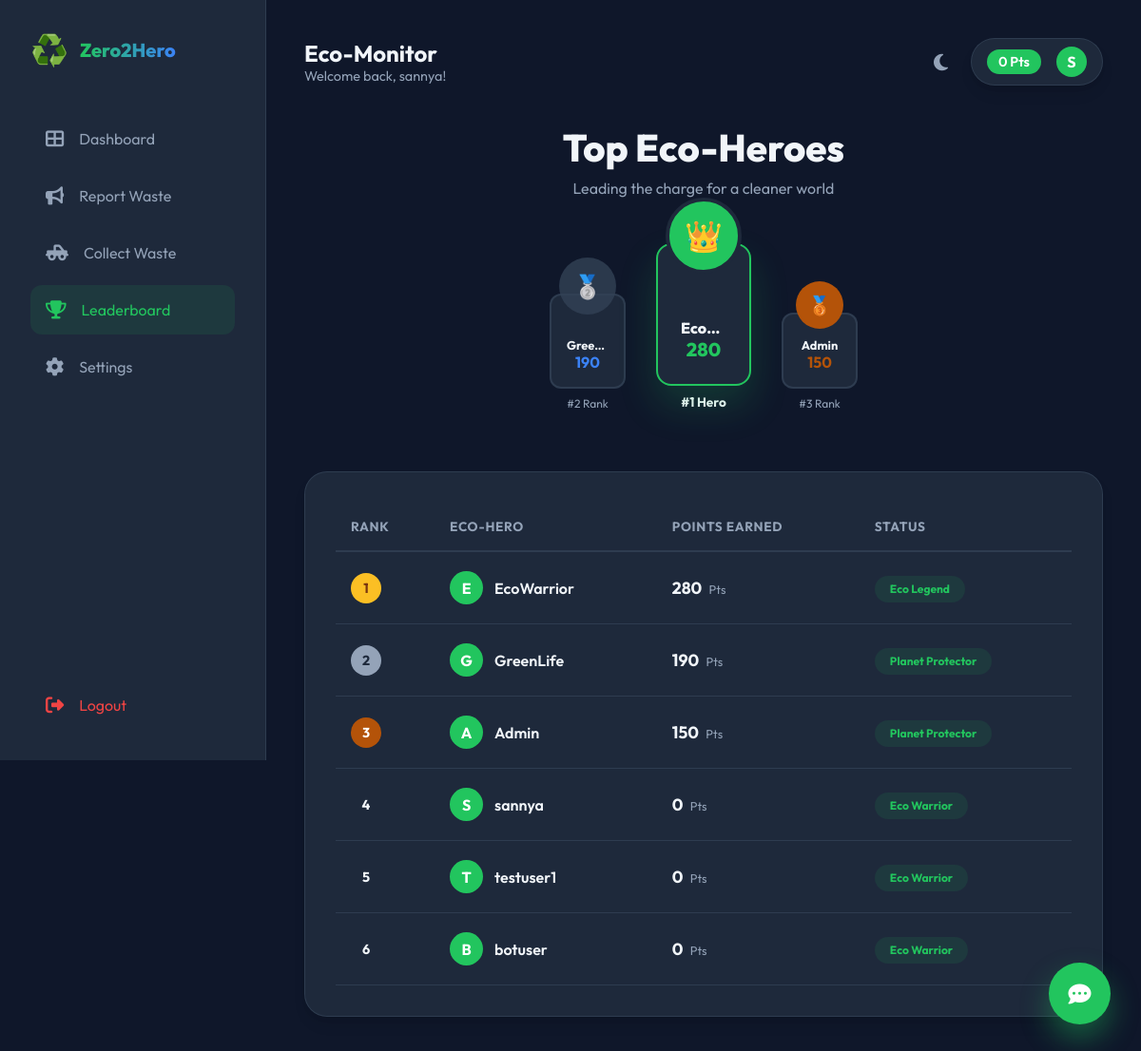
/leaderboard (signed in), run on the app's committed database.
### tables this page shows
CREATE TABLE users (
            id INTEGER PRIMARY KEY AUTOINCREMENT,
            username TEXT UNIQUE,
            password TEXT,
            points INTEGER DEFAULT 0
        );

### app.py (the view)
@app.route('/leaderboard')
def leaderboard():
    conn = get_db_connection()
    users = conn.execute("SELECT username, points FROM users ORDER BY points DESC LIMIT 10").fetchall()
    conn.close()
    return render_template("leaderboard.html", users=users)

### app.py (called while the page is built)
@app.context_processor
def inject_user():
    return dict(current_user=current_user)

def get_db_connection():
    conn = sqlite3.connect('database.db')
    conn.row_factory = sqlite3.Row
    return conn

@login_manager.user_loader
def load_user(user_id):
    print(f"DEBUG: Loading user with ID {user_id}")
    conn = get_db_connection()
    u = conn.execute("SELECT id, username, points FROM users WHERE id = ?", (int(user_id),)).fetchone()
    conn.close()
    if u:
        return User(str(u['id']), u['username'], u['points'])
    return None

### templates/leaderboard.html (shortened to what this page needs)
{% extends "base.html" %}
{% block content %}
<div style="max-width: 900px; margin: 0 auto;">
    <div style="text-align: center; margin-bottom: 3rem;">
        <h1 style="font-size: 2.5rem; font-weight: 800;">Top Eco-Heroes</h1>
        <p style="color: var(--text-dim); margin-top: 0.5rem;">Leading the charge for a cleaner world</p>
    </div>
    <div style="display: flex; justify-content: center; align-items: flex-end; gap: 2rem; margin-bottom: 4rem;">
        {% if users|length >= 2 %}
        <div style="text-align: center;">
            <div style="width: 80px; height: 100px; background: var(--card); border: 2px solid var(--border-color); border-radius: 12px; display: flex; flex-direction: column; justify-content: flex-end; padding: 1rem; position: relative;">
                <div style="position: absolute; top: -40px; left: 50%; transform: translateX(-50%);">
                    <div style="width: 60px; height: 60px; background: var(--border-color); border-radius: 50%; display: flex; align-items: center; justify-content: center; font-size: 1.5rem;">🥈</div>
                </div>
                <h4 style="font-size: 0.8rem; overflow: hidden; text-overflow: ellipsis; white-space: nowrap;">{{ users[1].username }}</h4>
                <p style="font-weight: 700; color: var(--secondary);">{{ users[1].points }}</p>
            </div>
            <p style="font-size: 0.75rem; margin-top: 0.5rem; color: var(--text-dim);">#2 Rank</p>
        </div>
        {% endif %}
        {% if users|length >= 1 %}
        <div style="text-align: center;">
            <div style="width: 100px; height: 150px; background: var(--card); border: 2px solid var(--primary); border-radius: 16px; display: flex; flex-direction: column; justify-content: flex-end; padding: 1.5rem; position: relative; box-shadow: 0 20px 40px rgba(34, 197, 94, 0.2);">
                <div style="position: absolute; top: -50px; left: 50%; transform: translateX(-50%);">
                    <div style="width: 80px; height: 80px; background: var(--primary); border-radius: 50%; display: flex; align-items: center; justify-content: center; font-size: 2rem; border: 4px solid var(--card);">👑</div>
                </div>
                <h4 style="font-weight: 800; overflow: hidden; text-overflow: ellipsis; white-space: nowrap;">{{ users[0].username }}</h4>
                <p style="font-size: 1.25rem; font-weight: 800; color: var(--primary);">{{ users[0].points }}</p>
            </div>
            <p style="font-size: 0.85rem; margin-top: 0.5rem; color: var(--text); font-weight: 700;">#1 Hero</p>
        </div>
        {% endif %}
        {% if users|length >= 3 %}
        <div style="text-align: center;">
            <div style="width: 80px; height: 80px; background: var(--card); border: 2px solid var(--border-color); border-radius: 12px; display: flex; flex-direction: column; justify-content: flex-end; padding: 1rem; position: relative;">
                <div style="position: absolute; top: -35px; left: 50%; transform: translateX(-50%);">
                    <div style="width: 50px; height: 50px; background: #b45309; border-radius: 50%; display: flex; align-items: center; justify-content: center; font-size: 1.2rem;">🥉</div>
                </div>
                <h4 style="font-size: 0.8rem; overflow: hidden; text-overflow: ellipsis; white-space: nowrap;">{{ users[2].username }}</h4>
                <p style="font-weight: 700; color: #b45309;">{{ users[2].points }}</p>
            </div>
            <p style="font-size: 0.75rem; margin-top: 0.5rem; color: var(--text-dim);">#3 Rank</p>
        </div>
        {% endif %}
    </div>
    <div class="visual-box" style="padding: 2rem;">
        <table class="custom-table">
            <thead>
                <tr>
                    <th>Rank</th>
                    <th>Eco-Hero</th>
                    <th>Points Earned</th>
                    <th>Status</th>
                </tr>
            </thead>
            <tbody>
                {% for user in users %}
                <tr>
                    <td>
                        <div class="rank-badge rank-{{ loop.index if loop.index <= 3 else 'default' }}">
                            {{ loop.index }}
                        </div>
                    </td>
                    <td>
                        <div style="display: flex; align-items: center; gap: 0.75rem;">
                            <div style="width: 35px; height: 35px; background: var(--primary); border-radius: 50%; display: flex; align-items: center; justify-content: center; font-weight: 700; color: white;">
                                {{ user.username[0].upper() }}
                            </div>
                            <span style="font-weight: 600;">{{ user.username }}</span>
                        </div>
                    </td>
                    <td>
                        <span style="font-weight: 700; font-size: 1.1rem;">{{ user.points }}</span>
                        <span style="color: var(--text-dim); font-size: 0.8rem; margin-left: 0.25rem;">Pts</span>
                    </td>
                    <td>
                        <span style="padding: 0.4rem 1rem; border-radius: 20px; font-size: 0.75rem; font-weight: 700; background: rgba(34, 197, 94, 0.1); color: var(--primary);">
                            {{ 'Eco Legend' if user.points > 200 else 'Planet Protector' if user.points > 100 else 'Eco Warrior' }}
                        </span>
                    </td>
                </tr>
                {% endfor %}
            </tbody>
        </table>
    </div>
</div>
{% endblock %}

### templates/base.html (shortened to what this page needs)
<!DOCTYPE html>
<html lang="en">
<head>
    <link rel="stylesheet" href="https://cdnjs.cloudflare.com/ajax/libs/font-awesome/6.4.0/css/all.min.css">
    <link rel="stylesheet" href="https://unpkg.com/leaflet@1.9.4/dist/leaflet.css" />
    <link rel="stylesheet" href="{{ url_for('static', filename='css/style.css') }}">
</head>
<body class="dark">
    <div class="app-container">
        {% if current_user.is_authenticated %}
        <aside class="sidebar">
            <div class="logo-container">
                <span class="logo-icon">♻️</span>
                <span class="logo-text">Zero2Hero</span>
            </div>
            <nav class="nav-links">
                <a href="{{ url_for('dashboard') }}" class="nav-item {% if request.path == url_for('dashboard') %}active{% endif %}">
                    <i class="fas fa-th-large"></i>
                    <span>Dashboard</span>
                </a>
                <a href="{{ url_for('report') }}" class="nav-item {% if request.path == url_for('report') %}active{% endif %}">
                    <i class="fas fa-bullhorn"></i>
                    <span>Report Waste</span>
                </a>
                <a href="{{ url_for('collect') }}" class="nav-item {% if request.path == url_for('collect') %}active{% endif %}">
                    <i class="fas fa-truck-pickup"></i>
                    <span>Collect Waste</span>
                </a>
                <a href="{{ url_for('leaderboard') }}" class="nav-item {% if request.path == url_for('leaderboard') %}active{% endif %}">
                    <i class="fas fa-trophy"></i>
                    <span>Leaderboard</span>
                </a>
                <a href="{{ url_for('settings') }}" class="nav-item {% if request.path == url_for('settings') %}active{% endif %}">
                    <i class="fas fa-cog"></i>
                    <span>Settings</span>
                </a>
            </nav>
            <div style="margin-top: auto;">
                <a href="{{ url_for('logout') }}" class="nav-item" style="color: #ef4444;">
                    <i class="fas fa-sign-out-alt"></i>
                    <span>Logout</span>
                </a>
            </div>
        </aside>
        <main class="main-content">
            <header class="header">
                <div>
                    <h1 style="font-size: 1.5rem; font-weight: 700;">Eco-Monitor</h1>
                    <p style="color: var(--text-dim); font-size: 0.9rem;">Welcome back, {{ current_user.username }}!</p>
                </div>
                <div style="display: flex; gap: 1.5rem; align-items: center;">
                    <div class="dark-mode-toggle" id="themeToggle">
                        <i class="fas fa-moon"></i>
                    </div>
                    <div class="user-profile">
                        <span class="points-badge">{{ current_user.points }} Pts</span>
                        <div style="width: 32px; height: 32px; background: var(--primary); border-radius: 50%; display: flex; align-items: center; justify-content: center; font-weight: 700; color: white;">
                            {{ current_user.username[0].upper() }}
                        </div>
                    </div>
                </div>
            </header>
            {% block content %}{% endblock %}
        </main>
        <div class="chatbot-trigger" id="chatTrigger">
            <i class="fas fa-comment-dots"></i>
        </div>
        {% else %}
            {% block auth_content %}{% endblock %}
        {% endif %}
    </div>
</body>
</html>

### static/css/style.css (style rules this page uses)
:root { --primary: #22c55e; --primary-dark: #15a34a; --secondary: #3b82f6; --bg-light: #f8fafc; --bg-dark: #0f172a; --card-light: #ffffff; --card-dark: #1e293b; --text-light: #1e293b; --text-dark: #f1f5f9; --text-dim: #94a3b8; --glass: rgba(255, 255, 255, 0.7); --glass-dark: rgba(15, 23, 42, 0.7); --border: rgba(226, 232, 240, 0.8); --border-dark: rgba(51, 65, 85, 0.8); --shadow: 0 10px 15px -3px rgba(0, 0, 0, 0.1), 0 4px 6px -2px rgba(0, 0, 0, 0.05); --transition: cubic-bezier(0.4, 0, 0.2, 1) 0.3s; }
body.dark { --bg: var(--bg-dark); --card: var(--card-dark); --text: var(--text-dark); --border-color: var(--border-dark); --glass-bg: var(--glass-dark); }
* { margin: 0; padding: 0; box-sizing: border-box; font-family: 'Outfit', 'Inter', sans-serif; }
body { background-color: var(--bg); color: var(--text); transition: background-color 0.5s ease, color 0.5s ease; min-height: 100vh; overflow-x: hidden; }
.app-container { display: flex; min-height: 100vh; }
.sidebar { width: 280px; background: var(--card); border-right: 1px solid var(--border-color); padding: 2rem; display: flex; flex-direction: column; position: fixed; height: 100vh; z-index: 100; transition: var(--transition); }
.logo-container { display: flex; align-items: center; gap: 0.75rem; margin-bottom: 3rem; }
.logo-icon { font-size: 2rem; }
.logo-text { font-weight: 800; font-size: 1.25rem; background: linear-gradient(to right, var(--primary), var(--secondary)); -webkit-background-clip: text; background-clip: text; -webkit-text-fill-color: transparent; }
.nav-links { display: flex; flex-direction: column; gap: 0.5rem; }
.nav-item { display: flex; align-items: center; gap: 1rem; padding: 1rem; text-decoration: none; color: var(--text-dim); border-radius: 12px; transition: var(--transition); }
.nav-item:hover, .nav-item.active { background: rgba(34, 197, 94, 0.1); color: var(--primary); }
.nav-item i { font-size: 1.2rem; }
.main-content { flex: 1; margin-left: 280px; padding: 2.5rem; }
.header { display: flex; justify-content: space-between; align-items: center; margin-bottom: 2.5rem; }
.user-profile { display: flex; align-items: center; gap: 1rem; background: var(--card); padding: 0.5rem 1rem; border-radius: 50px; border: 1px solid var(--border-color); box-shadow: var(--shadow); }
.points-badge { background: var(--primary); color: white; padding: 0.25rem 0.75rem; border-radius: 20px; font-weight: 600; font-size: 0.9rem; }
.visual-box { background: var(--card); padding: 1.5rem; border-radius: 24px; border: 1px solid var(--border-color); box-shadow: var(--shadow); }
.chatbot-trigger { position: fixed; bottom: 2rem; right: 2rem; width: 65px; height: 65px; background: var(--primary); border-radius: 50%; display: flex; align-items: center; justify-content: center; color: white; font-size: 1.5rem; cursor: pointer; box-shadow: 0 15px 30px rgba(34, 197, 94, 0.4); z-index: 1000; transition: var(--transition); }
.dark-mode-toggle { cursor: pointer; font-size: 1.25rem; color: var(--text-dim); transition: var(--transition); }
.custom-table { width: 100%; border-collapse: collapse; }
.custom-table th { text-align: left; padding: 1rem; color: var(--text-dim); font-size: 0.85rem; text-transform: uppercase; letter-spacing: 0.05em; border-bottom: 2px solid var(--border-color); }
.custom-table td { padding: 1.25rem 1rem; border-bottom: 1px solid var(--border-color); }
.rank-badge { width: 32px; height: 32px; border-radius: 50%; display: flex; align-items: center; justify-content: center; font-weight: 700; font-size: 0.9rem; }
.rank-1 { background: #fbbf24; color: #78350f; }
.rank-2 { background: #94a3b8; color: #1e293b; }
.rank-3 { background: #b45309; color: #fff; }

### data on the page
users: username "sannya", username "S", points "0", points "Eco Warrior"
users: username "Gree…", points "190", username "G", username "GreenLife", points "Planet Protector"
users: username "Eco…", points "280", username "E", username "EcoWarrior", points "Eco Legend"
users: username "Admin", points "150", username "A", points "Planet Protector"
users: username "T", username "testuser1", points "0", points "Eco Warrior"
users: username "B", username "botuser", points "0", points "Eco Warrior"

### other printed values
{{ current_user.points }} "0"
